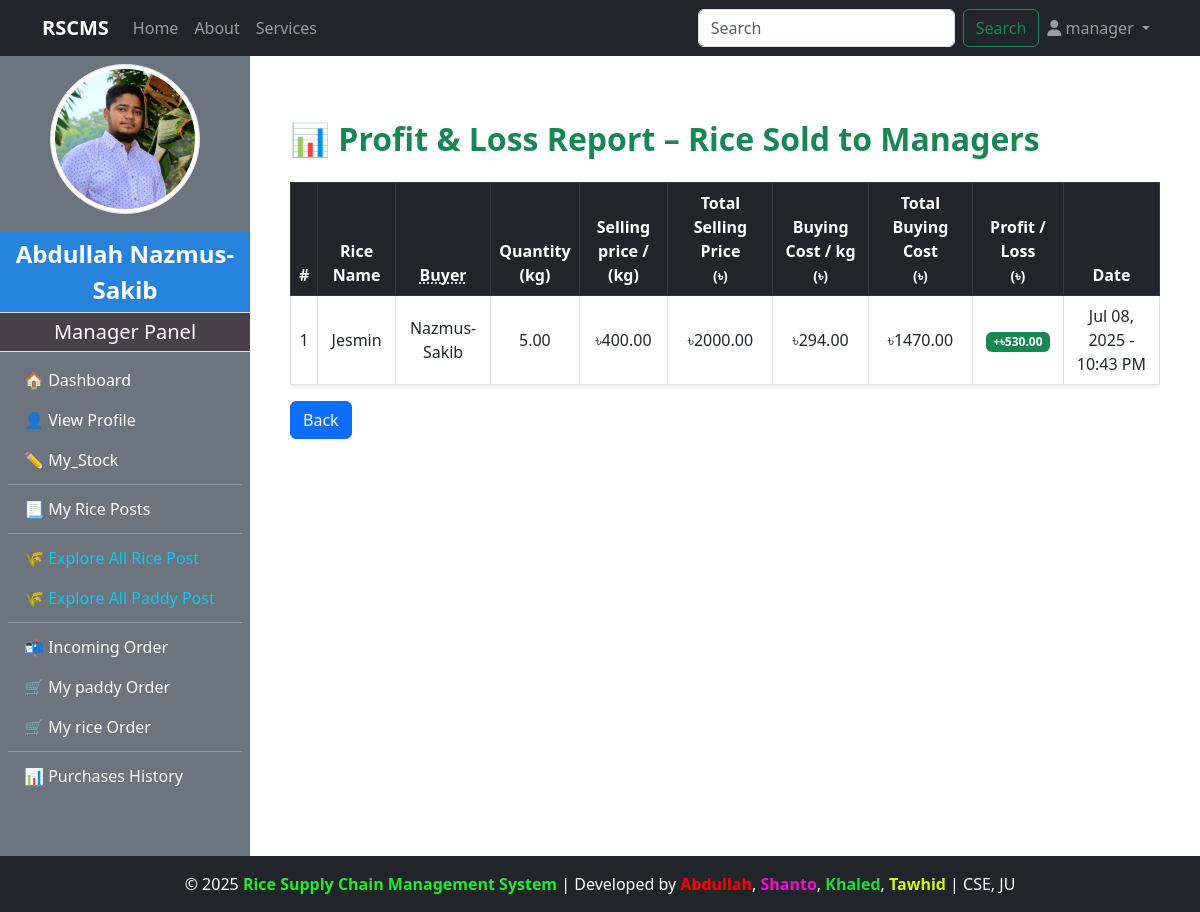
The page /manager/profit_loss_report_for_rice_to_manager/ (signed in) on the database its author committed.
### accounts/models.py (models this page shows, shortened)
class CustomUser(AbstractUser):
    ROLE_CHOICES = (
        ('admin', 'Admin'),
        ('manager', 'Manager'),
        ('customer', 'Customer'),
        ('dealer', 'Dealer'),
    )
    role = models.CharField(max_length=20, choices=ROLE_CHOICES, default='admin')

### manager/models.py (models this page shows, shortened)
class ManagerProfile(models.Model):
    user = models.OneToOneField(CustomUser,on_delete=models.CASCADE,limit_choices_to={'role':'manager'},related_name="managerprofile")
    full_name = models.CharField(max_length=100)
    phone_number = models.CharField(max_length=11)
    transaction_password = models.CharField(blank=True)
    address = models.TextField()
    mill_name = models.CharField(max_length=100)
    mill_location = models.TextField()
    profile_image = models.ImageField(upload_to="manager_profile/",blank=True,null=True)
    experience_year = models.PositiveIntegerField(blank=True, null=True)
    bio = models.TextField(blank=True)
    created_at = models.DateTimeField(auto_now_add=True)

class PurchaseRice(models.Model):
    STATUS_CHOICES = [
        ('Pending', 'Pending'),
        ('Accepted', 'Accepted'),
        ('Shipping', 'Shipping'),
        ('Delivered', 'Delivered'),
        ('Successful', 'Successful'),
        ('Cancelled', 'Cancelled'),
    ]
    manager = models.ForeignKey(CustomUser, on_delete=models.CASCADE)
    rice = models.ForeignKey(RicePost, on_delete=models.CASCADE, related_name="PurchaseRice")
    quantity_purchased = models.FloatField()
    total_price = models.DecimalField(max_digits=10, decimal_places=2)
    profit_or_loss = models.FloatField(null=True, blank=True)
    delivery_cost = models.DecimalField(max_digits=6, decimal_places=2, default=0)
    is_confirmed = models.BooleanField(default=False)
    payment = models.BooleanField(default=False)
    status = models.CharField(max_length=20, choices=STATUS_CHOICES, default='Pending')  # ✅ Add this line
    purchase_date = models.DateTimeField(auto_now_add=True)

class RicePost(models.Model):
    manager = models.ForeignKey(CustomUser,on_delete=models.CASCADE, limit_choices_to={'role':'manager'},related_name="managerPost")
    rice_name = models.CharField(max_length=200, blank=True, null=True)
    quality = models.CharField(max_length=100)
    quantity_kg = models.FloatField()
    price_per_kg = models.DecimalField(max_digits=6, decimal_places=2)
    description = models.TextField()
    is_sold = models.BooleanField(default=False)
    rice_image = models.ImageField(upload_to="rice_image/",blank=True,null=True)
    created_at = models.DateTimeField(auto_now_add=True)

class RiceStock(models.Model):
    manager = models.ForeignKey(
        CustomUser,
        on_delete=models.CASCADE,
        limit_choices_to={'role': 'manager'},
        related_name='rice_stock'
    )
    rice_name = models.CharField(max_length=100)
    quality = models.CharField(max_length=100, blank=True, null=True)
    rice_type = models.CharField(max_length=100, blank=True, null=True)
    stock_quantity = models.FloatField(help_text='In kg')
    total_price = models.DecimalField(
        max_digits=10,
        decimal_places=2,
        default=0,
        help_text="Total value of current stock"
    )
    average_price_per_kg = models.DecimalField(
        max_digits=6,
        decimal_places=2,
        default=0.00
    )
    description = models.TextField(blank=True, null=True)
    is_active = models.BooleanField(default=True)
    created_at = models.DateTimeField(auto_now_add=True)
    updated_at = models.DateTimeField(auto_now=True)
    class Meta:
        verbose_name = "Rice Stock"
        verbose_name_plural = "Rice Stocks"

### manager/views.py (the view)
# urls.py: path("profit_loss_report_for_rice_to_manager/",views.profit_loss_report_for_rice_to_manager,name="profit_loss_report_for_rice_to_manager"),
@login_required(login_url="login")
@user_passes_test(check_manager_and_admin)
def profit_loss_report_for_rice_to_manager(request):
    selling_rice_to_manager = PurchaseRice.objects.filter(
        rice__manager=request.user, status="Successful"
    ).order_by("-purchase_date")
    Owner_manager = PurchaseRice.objects.filter(
        manager=request.user, status="Successful"
    ).order_by("-purchase_date")
    report_data = []
    for selling in Owner_manager:
        selling_rice = RiceStock.objects.get(manager=selling.manager,rice_name = selling.rice.rice_name)
        buying_price_per_kg = selling_rice.average_price_per_kg
        for row in selling_rice_to_manager:
            if row.manager.managerprofile.full_name == selling.rice.manager.managerprofile.full_name:
                try:
                    stock = RiceStock.objects.get( rice_name=row.rice.rice_name)
                    cost_per_kg = stock.average_price_per_kg
                except RiceStock.DoesNotExist:
                    cost_per_kg = Decimal('0.00')
                quantity = Decimal(str(row.quantity_purchased))
                total_cost = buying_price_per_kg * quantity
                selling_price = Decimal(str(row.total_price)) -Decimal(str(row.delivery_cost))
                print(buying_price_per_kg)
                selling_price_per_kg = selling_price / quantity
                profit_or_loss = selling_price - total_cost
                profit_or_loss_abs = abs(profit_or_loss)
                report_data.append({
                    "row": row,
                    "cost_per_kg": selling_rice.average_price_per_kg,
                    "selling_price":selling_price,
                    "selling_price_per_kg":selling_price_per_kg,
                    "total_cost": total_cost,
                    "profit_or_loss": profit_or_loss,
                    "profit_or_loss_abs": profit_or_loss_abs
                })
                context = {
                    "check":1,
                    "report_data": report_data,
                }
                return render(request, "manager/stock/profit_loss_report.html",context)

### admin_panel/context_processors.py (called while the page is built)
def admin_profile(request):
    if request.user.is_authenticated:
        try:
            admin = AdminProfile.objects.get(user=request.user)
            return {'admin': admin}
        except AdminProfile.DoesNotExist:
            return {}
    return {}

### customer/context_processors.py (called while the page is built)
def customer_profile(request):
    if request.user.is_authenticated:
        try:
            customer = CustomerProfile.objects.get(user=request.user)
            return {'customer': customer}
        except CustomerProfile.DoesNotExist:
            return {}
    return {}

### manager/context_processors.py (called while the page is built)
def manager_profile(request):
    if request.user.is_authenticated:
        try:
            manager = ManagerProfile.objects.get(user=request.user)
            return {'manager': manager}
        except ManagerProfile.DoesNotExist:
            return {}
    return {}

### manager/views.py (called while the page is built)
def check_manager_and_admin(user):
    return user.is_authenticated and user.role in ['manager','admin']

### manager/templates/manager/stock/profit_loss_report.html (shortened to what this page needs)
{% extends 'base.html' %}
{% load humanize %}
{% block content %}
{% if check == 1 %}
<div class="container mt-5">
    <h2 class="mb-4 text-success fw-bold">
        📊 Profit & Loss Report – Rice Sold to Managers
    </h2>
    {% if report_data %}
        <div class="table-responsive">
            <table class="table table-bordered table-hover shadow-sm align-middle text-center">
                <thead class="table-dark">
                    <tr>
                        <th>#</th>
                        <th>Rice Name</th>
                        <th><abbr title="Manager who bought the rice">Buyer</abbr></th>
                        <th>Quantity<br>(kg)</th>
                        <th>Selling price / <br>(kg)</th>
                        <th>Total Selling Price<br><small>(৳)</small></th>
                        <th>
                           Buying Cost / kg<br><small>(৳)</small>
                        </th>
                        <th>
                            Total Buying Cost<br><small>(৳)</small>
                        </th>
                        <th>Profit / Loss<br><small>(৳)</small></th>
                        <th>Date</th>
                    </tr>
                </thead>
                <tbody>
                    {% for item in report_data %}
                    <tr>
                        <td>{{ forloop.counter }}</td>
                        <td>{{ item.row.rice.rice_name }}</td>
                        <td>{{ item.row.manager.managerprofile.full_name }}</td>
                        <td>{{ item.row.quantity_purchased|floatformat:2 }}</td>
                        <td>৳{{ item.selling_price_per_kg|floatformat:2 }}</td>
                        <td>৳{{ item.selling_price|floatformat:2 }}</td>
                        <td>৳{{ item.cost_per_kg|floatformat:2 }}</td>
                        <td>৳{{ item.total_cost|floatformat:2 }}</td>
                        <td>
                            {% if item.profit_or_loss > 0 %}
                                <span class="badge bg-success">+৳{{ item.profit_or_loss_abs|floatformat:2 }}</span>
                            {% elif item.profit_or_loss < 0 %}
                                <span class="badge bg-danger">–৳{{ item.profit_or_loss_abs|floatformat:2 }}</span>
                            {% else %}
                                <span class="badge bg-secondary">৳0</span>
                            {% endif %}
                        </td>
                        <td>{{ item.row.purchase_date|date:"M d, Y - h:i A" }}</td>
                    </tr>
                    {% endfor %}
                </tbody>
            </table>
        </div>
    {% else %}
        <div class="alert alert-info text-center shadow-sm">
            No rice has been sold yet to generate a profit or loss report.
        </div>
    {% endif %}
    <a href="{% url 'manager_stock_management' %}  " class="btn btn-primary">Back</a>
</div>
{% endif %}
{% endblock %}

### templates/navbar.html (shortened to what this page needs)
<nav class="navbar navbar-expand-lg navbar-dark bg-dark">
    <div class="container">
        <a class="navbar-brand fw-bold" href="http://127.0.0.1:8000/">RSCMS</a>
        <div class="collapse navbar-collapse" id="navbarNav">
            <ul class="navbar-nav me-auto">
                <li class="nav-item">
                    {% if request.user.is_authenticated %}
                    {% if request.user.role == "manager" %}
                    <a class="nav-link" href="{% url 'manager_dashboard' %}">Home</a>
                    {% elif request.user.role == "customer" %}
                    <a class="nav-link" href="{% url 'customer_dashboard' %}">Home</a>
                    {% elif request.user.role == "dealer" %}
                    <a class="nav-link" href="{% url 'dealer_dashboard' %}">Home</a>
                    {% elif request.user.role == "admin" %}
                    <a class="nav-link" href="{% url 'admin_dashboard' %}">Home</a>
                    {% endif %}
                    {% endif %}
                </li>
                <li class="nav-item">
                    <a class="nav-link" href="{% url 'about' %}">About</a>
                </li>
                <li class="nav-item">
                    <a class="nav-link" href="{% url 'services' %}">Services</a>
                </li>
            </ul>
           <form class="d-flex" action="{% url 'search' %}" method = "get">
                <input class="form-control me-2" type="search" placeholder="Search" aria-label="Search" name="query" id="search">
                <button class="btn btn-outline-success" type="submit">Search</button>
            </form>
            <ul class="navbar-nav">
                <li class="nav-item dropdown">
                    <a class="nav-link dropdown-toggle" href="#" id="userDropdown" role="button" data-bs-toggle="dropdown" aria-expanded="false">
                        <i class="fas fa-user"></i>
                        {% if request.user.is_authenticated %}
                        {{ request.user.username }}
                        {% else %}
                            Account
                        {% endif %}
                    </a>
                </li>
            </ul>
        </div>
    </div>
</nav>

### templates/SlideBar.html (shortened to what this page needs)
{% load static %}
{% if request.user.is_authenticated and request.user.role == "manager" %}
<div class="bg-secondary text-white d-flex flex-column" style="min-width: 250px; height: 100vh;" >
<div class="text-center my-2">
    {% if manager and manager.profile_image %}
        <img src="{{ manager.profile_image.url }}" class="rounded-circle img-thumbnail" style="width: 150px; height: 150px; object-fit: cover; margin-bottom: 10px;" alt="Profile Image">
    {% else %}
        <img src="{% static 'images/default_profile.png' %}" class="rounded-circle img-thumbnail" style="width: 150px; height: 150px; object-fit: cover; margin-bottom: 10px;" alt="Default Profile Image">
    {% endif %}
</div>
    <div class="sidebar-user-name p-1 fs-4 border-bottom">{{manager.full_name}}</div>
    <div class="sidebar-header p-1 fs-5 border-bottom">Manager Panel</div>
    <nav class="nav flex-column p-2">
        <a class="nav-link text-white {% if request.resolver_match.url_name == 'manager_dashboard' %}active{% endif %}" href="{% url 'manager_dashboard' %}">🏠 Dashboard</a>
        <a class="nav-link text-white {% if request.resolver_match.url_name == 'manager_profile' %}active{% endif %}" href="{% url 'manager_profile' %}">👤 View Profile</a>
        <a class="nav-link text-white {% if request.resolver_match.url_name == 'manager_stock_management' %}active{% endif %}" href="{% url 'manager_stock_management' %}">✏️ My_Stock</a>
        <hr class="my-1">
        <a class="nav-link text-white {% if request.resolver_match.url_name == 'show_my_rice_post' %}active{% endif %}" href="{% url 'show_my_rice_post' %}">📃 My Rice Posts</a>
        <hr class="my-1">
        <a class="nav-link text-info {% if request.resolver_match.url_name == 'explore_all_rice_post' %}active{% endif %}" href="{% url 'explore_all_rice_post' %}">🌾 Explore All Rice Post</a>
        <a class="nav-link text-info {% if request.resolver_match.url_name == 'explore_paddy_post' %}active{% endif %}" href="{% url 'explore_paddy_post' %}">🌾 Explore All Paddy Post</a>
        <hr class="my-1">
        <a class="nav-link text-light {% if request.resolver_match.url_name == 'incoming_order' %}active{% endif %}" href="{% url 'incoming_order' %}">📬 Incoming Order</a>
        <a class="nav-link text-light {% if request.resolver_match.url_name == 'my_paddy_order' %}active{% endif %}" href="{% url 'my_paddy_order' %}">🛒 My paddy Order</a>
        <a class="nav-link text-light {% if request.resolver_match.url_name == 'my_rice_order' %}active{% endif %}" href="{% url 'my_rice_order' %}">🛒 My rice Order</a>
        <hr class="my-1">
        <a class="nav-link text-light {% if request.resolver_match.url_name == 'purchase_history' %}active{% endif %}" href="{% url 'purchase_history' %}">📊 Purchases History</a>
    </nav>
</div>
{% endif %}

### static/manager/css/dashboard.css (style rules this page uses)
body { display: flex; min-height: 100vh; margin: 0; }
.sidebar-header { font-size: 1.5rem; padding: 10px; background-color: #493f49; text-align: center; }
.sidebar-user-name { font-size: 1.2rem; padding: 10px; background-color: #2782dc; text-align: center; font-weight: bold; }

### rows shown on the page
CustomUser: user.username "manager"
ManagerProfile: profile_image (picture), full_name "Abdullah Nazmus-Sakib"
PurchaseRice: row.rice.rice_name "Jesmin", row.manager.managerprofile.full_name "Nazmus-Sakib", row.quantity_purchased "5.00", selling_price_per_kg "400.00", selling_price "2000.00", cost_per_kg "294.00", total_cost "1470.00", profit_or_loss_abs "530.00", row.purchase_date "Jul 08, 2025 - 10:43 PM"
